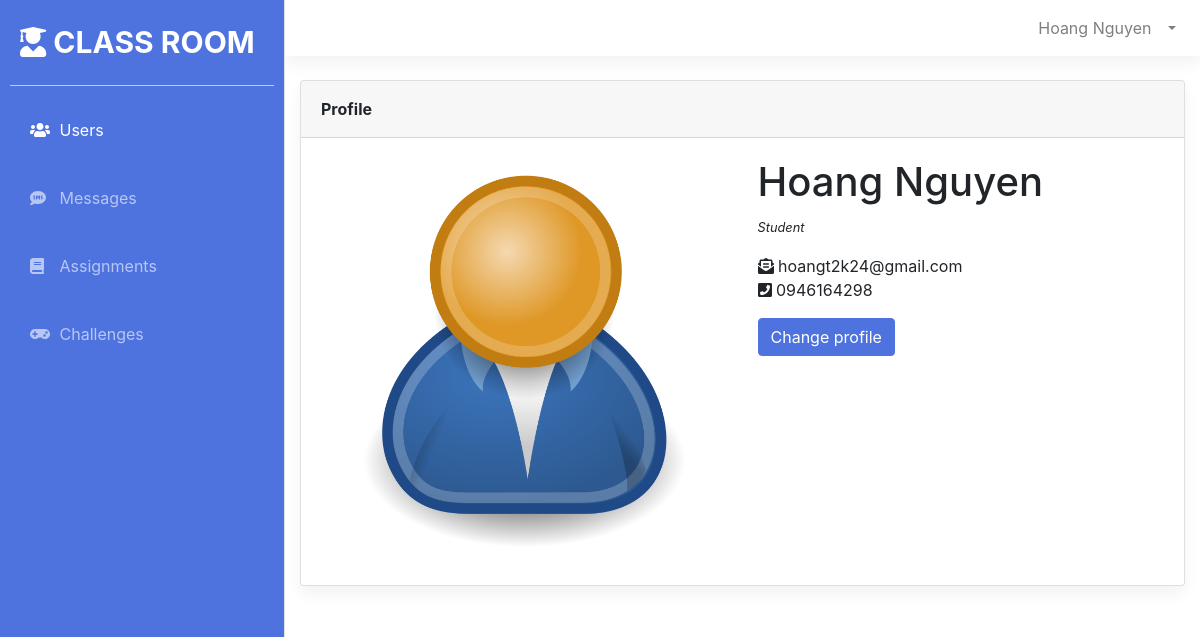
/public/views/Profile.php (signed in), run on the app's committed database.
### tables this page shows
CREATE TABLE `Users` (
  `UserID` int(11) NOT NULL,
  `UserName` text NOT NULL,
  `Password` text NOT NULL,
  `FullName` text NOT NULL,
  `PhoneNumber` text NOT NULL,
  `Email` text NOT NULL,
  `Role` int(11) NOT NULL
);

### admin/dbconnect/dbconnection.php (called while the page is built, shortened)
<?php
class DBConnect {
    function InitConnect() {
        $DB_SERVER='127.0.0.1';
        $DB_USERNAME='root';
        $DB_PASSWORD='cTSChE86a7u8';
        $DB_NAME='StudentManagement';
        $link = mysqli_connect($DB_SERVER, $DB_USERNAME, $DB_PASSWORD, $DB_NAME);
        return $link;
    }
}

### admin/controllers/UserController.php (called while the page is built, shortened)
<?php
require_once '../../admin/dbconnect/dbconnection.php';
require_once '../../admin/models/User.php';
class UserController
{
    private $link;
    function __construct()
    {
        $dbconnect = new DBConnect();
        $this->link = $dbconnect->InitConnect();
    }
    function GetUserById($userId)
    {
        $sql = "SELECT * FROM Users WHERE UserID={$userId}";
        if ($stmt = mysqli_prepare($this->link, $sql)) {
            if (mysqli_stmt_execute($stmt)) {
                mysqli_stmt_store_result($stmt);
                if (mysqli_stmt_num_rows($stmt) == 1) {
                    mysqli_stmt_bind_result($stmt, $id, $username, $password, $fullname, $phonenumber, $email, $role);
                    if (mysqli_stmt_fetch($stmt)) {
                        $user = new User();
                        $user->setUserID($id);
                        $user->setUserName($username);
                        $user->setPassword($password);
                        $user->setFullName($fullname);
                        $user->setPhoneNumber($phonenumber);
                        $user->setEmail($email);
                        $user->setRole($role);
                        return $user;
                    }
                } else {
                    mysqli_stmt_close($stmt);
                    return null;
                }
            } else {
                mysqli_stmt_close($stmt);
                return null;
            }
        }
    }
}

### admin/models/User.php (called while the page is built, shortened)
<?php
class User {
    private $FullName;
    private $PhoneNumber;
    private $Email;
    private $Role;
    function getRole() {
        return $this->Role;
    }
    function setRole($Role): void {
        $this->Role = $Role;
    }
    function getFullName() {
        return $this->FullName;
    }
    function getPhoneNumber() {
        return $this->PhoneNumber;
    }
    function getEmail() {
        return $this->Email;
    }
    function setFullName($FullName): void {
        $this->FullName = $FullName;
    }
    function setPhoneNumber($PhoneNumber): void {
        $this->PhoneNumber = $PhoneNumber;
    }
    function setEmail($Email): void {
        $this->Email = $Email;
    }
}

### public/views/Profile.php (the view, shortened to what this page needs)
<?php
require_once '../../admin/controllers/UserController.php';
require_once '../../admin/models/User.php';
if ($_SERVER["REQUEST_METHOD"] == "GET") {
    $userId = $_SESSION["id"];
    $controller = new UserController();
    $rs = $controller->GetUserById($userId);
}
?>
<!DOCTYPE html>
<html lang="en">
<head>
    <link href="../lib/bootstrap/css/bootstrap.min.css" rel="stylesheet" type="text/css">
    <link href="../css/sidebar.css" rel="stylesheet">
    <link href="../css/detailuser.css" rel="stylesheet">
</head>
<body>
    <div class="d-flex" id="wrapper">
        <?php include 'commons/Sidebar.php' ?>
        <div id="page-content-wrapper">
            <div id="content-wrapper" class="d-flex flex-column">
                <div id="content">
                    <?php include 'commons/Navtop.php' ?>
                    <div class="container">
                        <div class="card shadow mb-4">
                            <div class="card-header py-3">
                                <span class="m-0 font-weight-bold">Profile</span>
                            </div>
                            <div class="card-body">
                                <div class="row">
                                    <div class="col">
                                        <img style="width: 100%;" src="../assets/images/user_icon.png" alt="" class="img-rounded img-responsive" />
                                    </div>
                                    <div class="col">
                                        <blockquote>
                                            <h1><?php echo $rs->getFullName() ?></h1> <small><cite title="Source Title">
                                                    <?php
                                                    if ($rs->getRole() == 2) {
                                                        echo "Teacher";
                                                    } else {
                                                        echo "Student";
                                                    }
                                                    ?>
                                                </cite></small>
                                        </blockquote>
                                        <p>
                                            <i class="fas fa-envelope-open-text"></i> <?php echo $rs->getEmail() ?>
                                            <br /> <i class="fas fa-phone-square"></i> <?php echo $rs->getPhoneNumber() ?>
                                        </p>
                                        <a class="btn btn-primary" href="#" role="button" data-toggle="modal" data-target="#changeProfileModal">Change profile</a>
                                    </div>
                                </div>
                            </div>
                        </div>
                    </div>
                </div>
            </div>
        </div>
    </div>
</body>
</html>

### public/css/sidebar.css (style rules this page uses)
:root { --main-bg-color: #4e73df; }
#wrapper { overflow-x: hidden; }
#page-content-wrapper { min-width: 100vw; margin-left: 285px; }
@media (min-width: 768px) { #page-content-wrapper { min-width: 0; width: 100%; } }
.shadow { box-shadow: 0 0.5rem 1rem rgba(0, 0, 0, 0.05) !important; }
body { font-size: 16px!important; font-family: "Nunito", -apple-system,system-ui,BlinkMacSystemFont,"Segoe UI",Roboto,"Helvetica Neue",Arial,sans-serif, "Apple Color Emoji","Segoe UI Emoji","Segoe UI Symbol","Noto Color Emoji"; }
.btn { font-size: 16px!important; }
.btn-primary { background-color: var(--main-bg-color); outline-color: var(--main-bg-color); border: 1px solid var(--main-bg-color); }

### data on the page
users: FullName "Hoang Nguyen", Email "hoangt2k24@gmail.com", PhoneNumber "0946164298"

### other printed values
$_SESSION["fullname"] "Hoang Nguyen"
